Frame 1 (no input): blank canvas, image omitted
Frame 60 (no input): blank canvas, image omitted
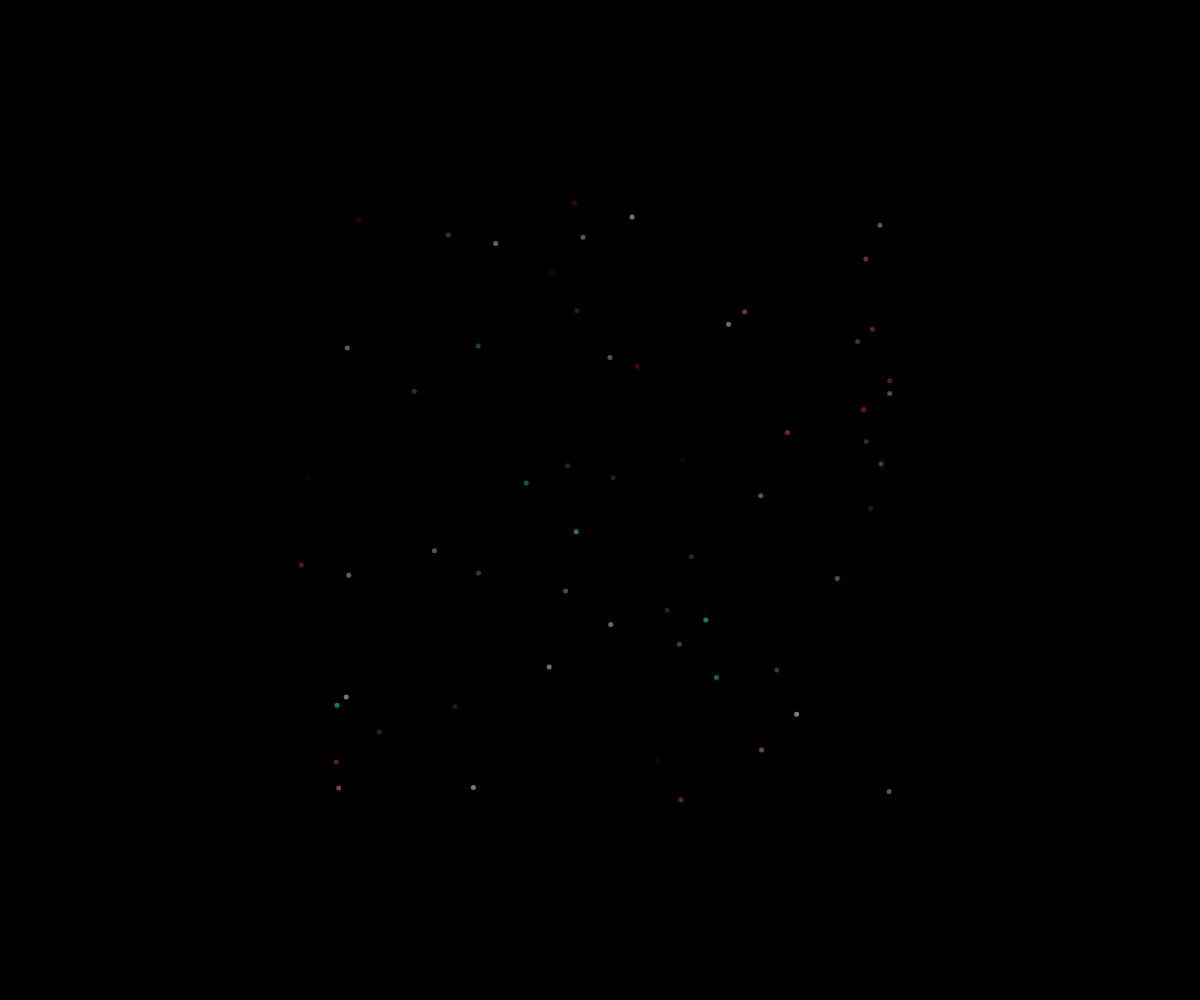
Frame 120 (the mouse pressed at the canvas centre since frame 60)

The p5.js sketch whose frames 1 and 60 were blank and that drew this single picture after the mouse press (run headless with seeded random() and noise() and a simulated clock; from frame 60 on, the mouse is pressed at the canvas centre):

// p5.js sketch
// ── sketch.js
//Fireworks OOP

const NUMBER_OF_FIREWORKS_PER_CLICK = 60;

class Particle {
  constructor(x, y){
    this.x = x;
    this.y = y;
    this.dx = random(-5,5);
    this.dy = random(-5,5);
    this.size = 5;
    this.r = random(255);
    this.g = random(255);
    this.b = random(255);
    this.opacity = 255;
  }

  display(){
    noStroke();
    fill(this.r, this.b, this.b, this.opacity);
    circle(this.x, this.y, this.size); 
  }

  update(){
    //move
    this.x += this.dx;
    this.y += this.dy;

    //fade away over time
    this.opacity-=2;
  }

  isDead(){
    return this.opacity <= 0;
  }

}

let theFireworks = [];

function setup() {
  createCanvas(windowWidth, windowHeight);
}

function draw() {
  background(0);

  for(let firework of theFireworks){
    if(firework.isDead()){
      //delete it
      let index = theFireworks.indexOf(firework);
      theFireworks.splice(index, 1);
    }

    else{
      firework.update();
      firework.display();
    }
  }

}

function mousePressed() {
  for (let i = 0; i < NUMBER_OF_FIREWORKS_PER_CLICK; i++){
    let someFirework = new Particle(mouseX, mouseY);
    theFireworks.push(someFirework);
  }
}
